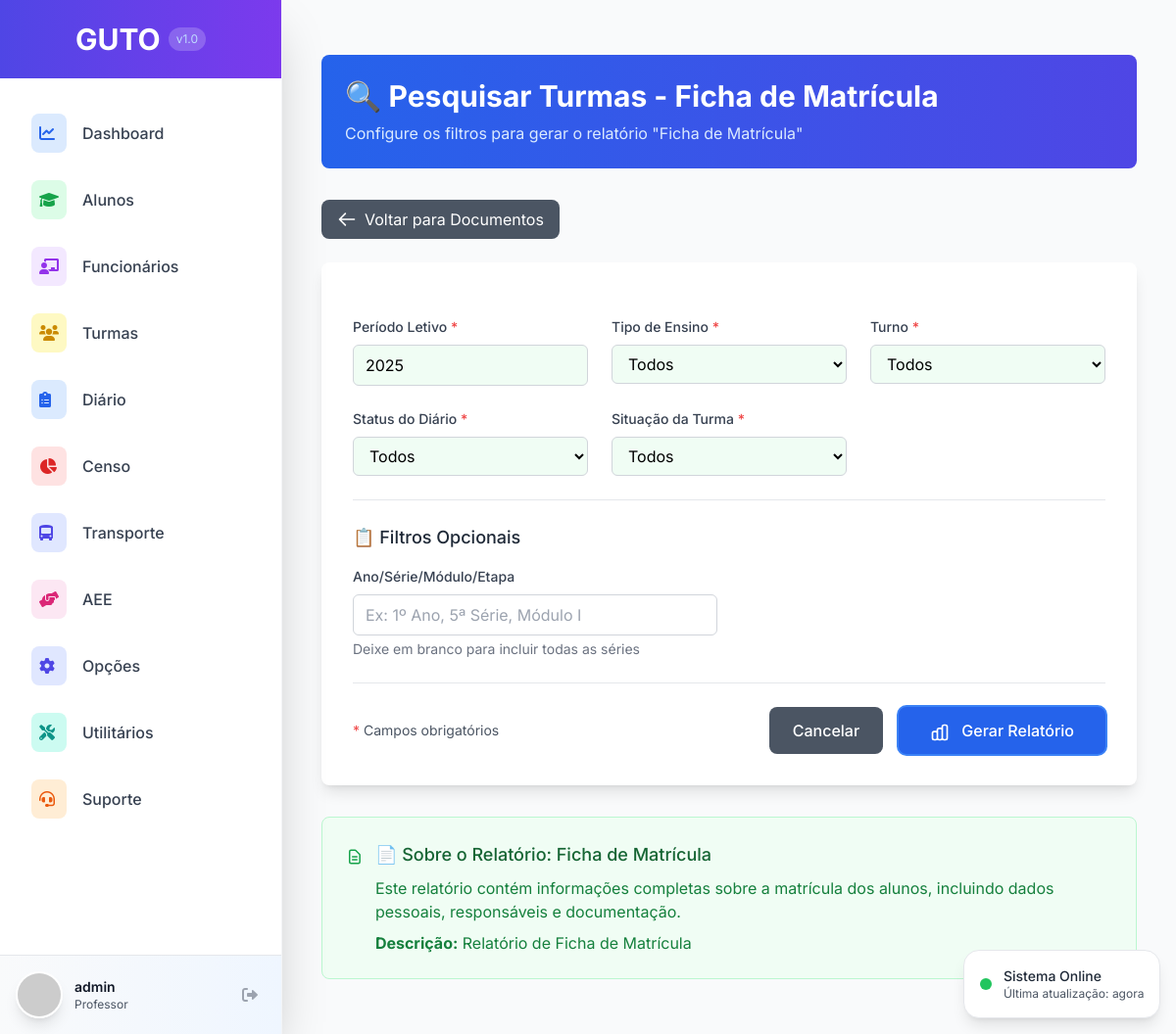
The app's page /opcoes/documentos/1/ (signed in) with its own data.
### opcoes/models.py (models this page shows)
class TipoRelatorio(models.Model):
    TIPOS_RELATORIO = [
        ('FICHA_MATRICULA', 'Ficha de Matrícula'),
        ('BOLETIM', 'Boletim'),
        ('FICHA_INDIVIDUAL', 'Ficha Individual'),
        ('DIAGNOSTICO_HABILIDADES', 'Diagnóstico de Habilidades'),
    ]
    nome = models.CharField(max_length=100, choices=TIPOS_RELATORIO, unique=True, verbose_name="Nome do Relatório")
    descricao = models.TextField(blank=True, null=True, verbose_name="Descrição")
    ativo = models.BooleanField(default=True, verbose_name="Relatório Ativo")
    class Meta:
        verbose_name = "Tipo de Relatório"
        verbose_name_plural = "Tipos de Relatórios"
        ordering = ['nome']
    def __str__(self):
        return dict(self.TIPOS_RELATORIO)[self.nome]

### opcoes/views.py (the view)
# urls.py: path('documentos/<int:tipo_relatorio_id>/', views.selecionar_relatorio, name='selecionar_relatorio'),
@login_required
def selecionar_relatorio(request, tipo_relatorio_id):
    tipo_relatorio = get_object_or_404(TipoRelatorio, pk=tipo_relatorio_id)
    if request.method == 'POST':
        form = FiltroRelatorioForm(request.POST)
        if form.is_valid():
            filtro = form.save(commit=False)
            filtro.tipo_relatorio = tipo_relatorio
            filtro.usuario = request.user
            filtro.save()
            messages.success(request, f'Relatório "{tipo_relatorio}" gerado com sucesso!')
            return redirect('opcoes:gerar_relatorio', filtro_id=filtro.id)
    else:
        form = FiltroRelatorioForm(initial={
            'periodo_letivo': str(date.today().year),
            'tipo_ensino': 'TODOS',
            'turno': 'TODOS',
            'status_diario': 'TODOS',
            'situacao_turma': 'TODOS'
        })
    context = {
        'tipo_relatorio': tipo_relatorio,
        'form': form,
        'title': f'Pesquisar Turmas - {tipo_relatorio}'
    }
    return render(request, 'opcoes/documentos/filtro_relatorio.html', context)

### templates/opcoes/documentos/filtro_relatorio.html (shortened to what this page needs)
{% extends 'base.html' %}
{% block content %}
<div class="container mx-auto px-4 py-8">
    <div class="bg-gradient-to-r from-blue-600 to-indigo-600 rounded-lg p-6 mb-8 text-white">
        <h1 class="text-3xl font-bold mb-2">🔍 {{ title }}</h1>
        <p class="text-blue-100">Configure os filtros para gerar o relatório "{{ tipo_relatorio.get_nome_display }}"</p>
    </div>
    <div class="mb-6">
        <a href="{% url 'opcoes:documentos_home' %}"
           class="inline-flex items-center px-4 py-2 bg-gray-600 text-white rounded-lg hover:bg-gray-700 transition-colors">
            <svg class="w-5 h-5 mr-2" fill="none" stroke="currentColor" viewBox="0 0 24 24">
                <path stroke-linecap="round" stroke-linejoin="round" stroke-width="2" d="M10 19l-7-7m0 0l7-7m-7 7h18"></path>
            </svg>
            Voltar para Documentos
        </a>
    </div>
    <div class="bg-white rounded-lg shadow-lg p-8">
        <form method="post" class="space-y-6">
            <div class="grid md:grid-cols-2 lg:grid-cols-3 gap-6">
                <div>
                    <label for="{{ form.periodo_letivo.id_for_label }}" class="block text-sm font-medium text-gray-700 mb-2">
                        {{ form.periodo_letivo.label }} <span class="text-red-500">*</span>
                    </label>
                    {{ form.periodo_letivo }}
                </div>
                <div>
                    <label for="{{ form.tipo_ensino.id_for_label }}" class="block text-sm font-medium text-gray-700 mb-2">
                        {{ form.tipo_ensino.label }} <span class="text-red-500">*</span>
                    </label>
                    {{ form.tipo_ensino }}
                </div>
                <div>
                    <label for="{{ form.turno.id_for_label }}" class="block text-sm font-medium text-gray-700 mb-2">
                        {{ form.turno.label }} <span class="text-red-500">*</span>
                    </label>
                    {{ form.turno }}
                </div>
                <div>
                    <label for="{{ form.status_diario.id_for_label }}" class="block text-sm font-medium text-gray-700 mb-2">
                        {{ form.status_diario.label }} <span class="text-red-500">*</span>
                    </label>
                    {{ form.status_diario }}
                </div>
                <div>
                    <label for="{{ form.situacao_turma.id_for_label }}" class="block text-sm font-medium text-gray-700 mb-2">
                        {{ form.situacao_turma.label }} <span class="text-red-500">*</span>
                    </label>
                    {{ form.situacao_turma }}
                </div>
            </div>
            <div class="border-t pt-6">
                <h3 class="text-lg font-medium text-gray-800 mb-4">📋 Filtros Opcionais</h3>
                <div class="grid md:grid-cols-2 gap-6">
                    <div>
                        <label for="{{ form.ano_serie.id_for_label }}" class="block text-sm font-medium text-gray-700 mb-2">
                            {{ form.ano_serie.label }}
                        </label>
                        {{ form.ano_serie }}
                        <div class="mt-1 text-sm text-gray-500">
                            Deixe em branco para incluir todas as séries
                        </div>
                    </div>
                </div>
            </div>
            <div class="flex justify-between items-center pt-6 border-t">
                <div class="text-sm text-gray-600">
                    <span class="text-red-500">*</span> Campos obrigatórios
                </div>
                <div class="flex space-x-4">
                    <a href="{% url 'opcoes:documentos_home' %}"
                       class="px-6 py-3 bg-gray-600 text-white font-medium rounded-lg hover:bg-gray-700 transition-colors">
                        Cancelar
                    </a>
                    <button type="submit"
                            class="px-8 py-3 bg-blue-600 text-white font-medium rounded-lg hover:bg-blue-700 transition-colors">
                        Gerar Relatório
                    </button>
                </div>
            </div>
        </form>
    </div>
    <div class="mt-8 bg-green-50 border border-green-200 rounded-lg p-6">
        <div class="flex items-start">
            <svg class="w-6 h-6 text-green-600 mt-1 mr-3" fill="none" stroke="currentColor" viewBox="0 0 24 24">
                <path stroke-linecap="round" stroke-linejoin="round" stroke-width="2" d="M9 12h6m-6 4h6m2 5H7a2 2 0 01-2-2V5a2 2 0 012-2h5.586a1 1 0 01.707.293l5.414 5.414a1 1 0 01.293.707V19a2 2 0 01-2 2z"></path>
            </svg>
            <div>
                <h3 class="text-lg font-medium text-green-800 mb-2">📄 Sobre o Relatório: {{ tipo_relatorio.get_nome_display }}</h3>
                <div class="text-green-700">
                    {% if tipo_relatorio.nome == 'FICHA_MATRICULA' %}
                        <p>Este relatório contém informações completas sobre a matrícula dos alunos, incluindo dados pessoais, responsáveis e documentação.</p>
                    {% elif tipo_relatorio.nome == 'BOLETIM' %}
                        <p>Relatório com notas, frequência e conceitos dos alunos por disciplina e período letivo.</p>
                    {% elif tipo_relatorio.nome == 'FICHA_INDIVIDUAL' %}
                        <p>Ficha individual completa do aluno com histórico escolar, observações pedagógicas e dados complementares.</p>
                    {% elif tipo_relatorio.nome == 'DIAGNOSTICO_HABILIDADES' %}
                        <p>Diagnóstico das habilidades e competências desenvolvidas pelos alunos ao longo do período letivo.</p>
                    {% endif %}
                    {% if tipo_relatorio.descricao %}
                        <p class="mt-2"><strong>Descrição:</strong> {{ tipo_relatorio.descricao }}</p>
                    {% endif %}
                </div>
            </div>
        </div>
    </div>
</div>
{% endblock %}

### templates/base.html (shortened to what this page needs)
<!DOCTYPE html>
<html lang="pt-BR">
<head>
    <script src="https://cdn.tailwindcss.com"></script>
    <link rel="stylesheet" href="https://cdnjs.cloudflare.com/ajax/libs/font-awesome/6.0.0/css/all.min.css">
    {% load static %}
    <link rel="stylesheet" href="{% static 'css/tailwind.css' %}">
</head>
<body class="bg-gray-50 font-sans">
    <div class="flex h-screen bg-gray-50 overflow-hidden">
        <div class="fixed inset-y-0 left-0 z-50 w-72 bg-white shadow-2xl border-r border-gray-100">
            <div class="flex items-center justify-center h-20 px-6 bg-gradient-to-r from-guto-blue to-guto-purple">
                <h1 class="text-3xl font-bold text-white">GUTO</h1>
                <span class="ml-2 text-xs text-blue-200 bg-white bg-opacity-20 px-2 py-1 rounded-full">v1.0</span>
            </div>
            <nav class="mt-6 px-4 space-y-1 pb-20 overflow-y-auto" style="height: calc(100vh - 200px);">
                <a href="{% url 'dashboard:home' %}" class="flex items-center space-x-4 px-4 py-3 rounded-xl text-gray-700 hover:bg-gradient-to-r hover:from-blue-50 hover:to-purple-50 hover:text-blue-700 transition-all duration-300 group">
                    <div class="p-2 rounded-lg bg-blue-100 text-blue-600 group-hover:bg-blue-200">
                        <i class="fas fa-chart-line w-5 h-5"></i>
                    </div>
                    <span class="font-medium">Dashboard</span>
                </a>
                <a href="{% url 'alunos:aluno_list' %}" class="flex items-center space-x-4 px-4 py-3 rounded-xl text-gray-700 hover:bg-gradient-to-r hover:from-green-50 hover:to-emerald-50 hover:text-green-700 transition-all duration-300 group">
                    <div class="p-2 rounded-lg bg-green-100 text-green-600 group-hover:bg-green-200">
                        <i class="fas fa-graduation-cap w-5 h-5"></i>
                    </div>
                    <span class="font-medium">Alunos</span>
                </a>
                <a href="{% url 'funcionarios:funcionario_list' %}" class="flex items-center space-x-4 px-4 py-3 rounded-xl text-gray-700 hover:bg-gradient-to-r hover:from-purple-50 hover:to-pink-50 hover:text-purple-700 transition-all duration-300 group">
                    <div class="p-2 rounded-lg bg-purple-100 text-purple-600 group-hover:bg-purple-200">
                        <i class="fas fa-chalkboard-teacher w-5 h-5"></i>
                    </div>
                    <span class="font-medium">Funcionários</span>
                </a>
                <a href="{% url 'turma:avaliacao_home' %}" class="flex items-center space-x-4 px-4 py-3 rounded-xl text-gray-700 hover:bg-gradient-to-r hover:from-yellow-50 hover:to-orange-50 hover:text-yellow-700 transition-all duration-300 group">
                    <div class="p-2 rounded-lg bg-yellow-100 text-yellow-600 group-hover:bg-yellow-200">
                        <i class="fas fa-users w-5 h-5"></i>
                    </div>
                    <span class="font-medium">Turmas</span>
                </a>
                <a href="{% url 'diario:home' %}" class="flex items-center space-x-4 px-4 py-3 rounded-xl text-gray-700 hover:bg-gradient-to-r hover:from-blue-50 hover:to-indigo-50 hover:text-blue-700 transition-all duration-300 group">
                    <div class="p-2 rounded-lg bg-blue-100 text-blue-600 group-hover:bg-blue-200">
                        <i class="fas fa-clipboard-list w-5 h-5"></i>
                    </div>
                    <span class="font-medium">Diário</span>
                </a>
                <a href="{% url 'dashboard:em_desenvolvimento' %}?funcionalidade=Censo%20Escolar" class="flex items-center space-x-4 px-4 py-3 rounded-xl text-gray-700 hover:bg-gradient-to-r hover:from-red-50 hover:to-pink-50 hover:text-red-700 transition-all duration-300 group">
                    <div class="p-2 rounded-lg bg-red-100 text-red-600 group-hover:bg-red-200">
                        <i class="fas fa-chart-pie w-5 h-5"></i>
                    </div>
                    <span class="font-medium">Censo</span>
                </a>
                <a href="{% url 'dashboard:em_desenvolvimento' %}?funcionalidade=Transporte%20Escolar" class="flex items-center space-x-4 px-4 py-3 rounded-xl text-gray-700 hover:bg-gradient-to-r hover:from-indigo-50 hover:to-blue-50 hover:text-indigo-700 transition-all duration-300 group">
                    <div class="p-2 rounded-lg bg-indigo-100 text-indigo-600 group-hover:bg-indigo-200">
                        <i class="fas fa-bus-alt w-5 h-5"></i>
                    </div>
                    <span class="font-medium">Transporte</span>
                </a>
                <a href="{% url 'dashboard:em_desenvolvimento' %}?funcionalidade=AEE%20(Atendimento%20Educacional%20Especializado)" class="flex items-center space-x-4 px-4 py-3 rounded-xl text-gray-700 hover:bg-gradient-to-r hover:from-pink-50 hover:to-rose-50 hover:text-pink-700 transition-all duration-300 group">
                    <div class="p-2 rounded-lg bg-pink-100 text-pink-600 group-hover:bg-pink-200">
                        <i class="fas fa-hands-helping w-5 h-5"></i>
                    </div>
                    <span class="font-medium">AEE</span>
                </a>
                <a href="{% url 'dashboard:em_desenvolvimento' %}?funcionalidade=Opções%20e%20Relatórios" class="flex items-center space-x-4 px-4 py-3 rounded-xl text-gray-700 hover:bg-gradient-to-r hover:from-indigo-50 hover:to-purple-50 hover:text-indigo-700 transition-all duration-300 group">
                    <div class="p-2 rounded-lg bg-indigo-100 text-indigo-600 group-hover:bg-indigo-200">
                        <i class="fas fa-cog w-5 h-5"></i>
                    </div>
                    <span class="font-medium">Opções</span>
                </a>
                <a href="{% url 'dashboard:em_desenvolvimento' %}?funcionalidade=Utilitários%20do%20Sistema" class="flex items-center space-x-4 px-4 py-3 rounded-xl text-gray-700 hover:bg-gradient-to-r hover:from-teal-50 hover:to-cyan-50 hover:text-teal-700 transition-all duration-300 group">
                    <div class="p-2 rounded-lg bg-teal-100 text-teal-600 group-hover:bg-teal-200">
                        <i class="fas fa-tools w-5 h-5"></i>
                    </div>
                    <span class="font-medium">Utilitários</span>
                </a>
                <a href="{% url 'dashboard:em_desenvolvimento' %}?funcionalidade=Suporte%20Técnico" class="flex items-center space-x-4 px-4 py-3 rounded-xl text-gray-700 hover:bg-gradient-to-r hover:from-orange-50 hover:to-amber-50 hover:text-orange-700 transition-all duration-300 group">
                    <div class="p-2 rounded-lg bg-orange-100 text-orange-600 group-hover:bg-orange-200">
                        <i class="fas fa-headset w-5 h-5"></i>
                    </div>
                    <span class="font-medium">Suporte</span>
                </a>
            </nav>
            <div class="absolute bottom-0 w-full p-4 bg-gradient-to-r from-gray-50 to-blue-50 border-t border-gray-200">
                <div class="flex items-center space-x-3">
                    <img class="w-12 h-12 rounded-full border-2 border-white shadow-lg" src="https://ui-avatars.com/api/?name=Professor&background=4F46E5&color=fff&size=128" alt="Avatar">
                    <div class="flex-1 min-w-0">
                        <p class="text-sm font-semibold text-gray-900 truncate">
                            {% if user.is_authenticated %}
                                {{ user.get_full_name|default:user.username }}
                            {% else %}
                                Visitante
                            {% endif %}
                        </p>
                        <p class="text-xs text-gray-600 truncate">Professor</p>
                    </div>
                    <a href="{% url 'logout' %}" class="p-2 text-gray-400 hover:text-red-600 hover:bg-red-50 rounded-lg transition-all duration-200" title="Sair">
                        <i class="fas fa-sign-out-alt w-4 h-4"></i>
                    </a>
                </div>
            </div>
        </div>
        <div class="flex-1 ml-72 overflow-hidden">
            <main class="h-full overflow-y-auto p-6">
                {% block content %}
                {% endblock %}
            </main>
        </div>
    </div>
    {% include 'turma/notifications.html' %}
    {% load static %}
</body>
</html>

### records on screen
TipoRelatorio: nome "Ficha de Matrícula", descricao "Relatório de Ficha de Matrícula"

### other values on screen
{{ user.get_full_name|default:user.username }} "admin"
{{ title }} "Pesquisar Turmas - Ficha de Matrícula"
